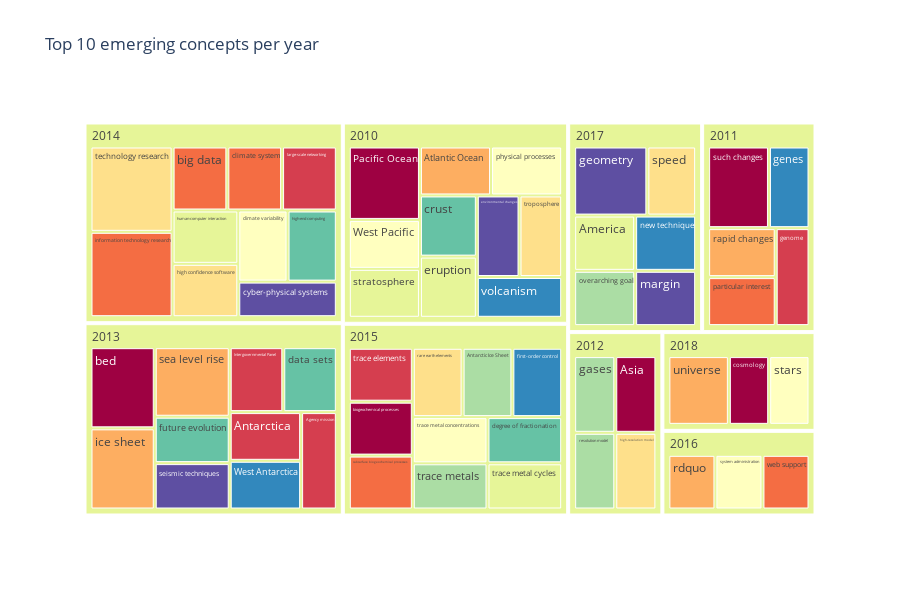

The notebook cell saved with this chart:
### Markdown cell above
## 4. Trend analysis - 'emerging' new topics each year

In this section we will look at the concept distribution over the years. In particular, we will focus on the 'new' concepts in each year - i.e. concepts that have never appeared in previous years.

This can be easily achieved by adding a new column `first_year`, marking the earliest publication year a concept was found in.

### Code cell
# enrich initial dataframe by adding 'first_year'
concepts["first_year"] = concepts.groupby('concept')['start_year'].transform('min')
concepts_unique = concepts.drop_duplicates("concept")[['concept', 'frequency', 'score_avg', 'first_year']]

#@markdown ## Emerging concepts: parameters
#@markdown Start year of the publications/concepts to include
YEAR_START = 2010 #@param {type:"integer"}

#@markdown How many 'emerging' concepts to retain, for each year
CONCEPTS_PER_YEAR = 10 #@param {type:"integer"}


#
# note: we reuse the freq/score threasholds above in order to focus on concepts of interest
emerging_concepts = concepts_unique.query(f"""first_year >= {YEAR_START}""")\
                    .query(f"""frequency >= {FREQ_MIN} & frequency <= {FREQ_MAX} & score_avg >= {SCORE_MIN} """)\
                    .sort_values(["score_avg", "frequency"], ascending=False)\
                    .groupby("first_year").head(CONCEPTS_PER_YEAR)

px.treemap(emerging_concepts,
           path=['first_year', 'concept'],
           values='frequency',
           color="concept",
           color_discrete_sequence=px.colors.diverging.Spectral,
           height=600,
           title=f"Top {CONCEPTS_PER_YEAR} emerging concepts per year"
          )

### Figure 1 — Plotly figure (JSON) as saved in the notebook; plotly's stock layout.template omitted (floating-point values rounded to 4 significant figures)
{"data": [{"branchvalues": "total", "customdata": [["such changes"], ["trace elements"], ["big data"], ["rdquo"], ["technology research"], ["West Pacific"], ["stratosphere"], ["gases"], ["future evolution"], ["genes"], ["seismic techniques"], ["bed"], ["Intergovernmental Panel"], ["climate system"], ["Atlantic Ocean"], ["speed"], ["physical processes"], ["America"], ["overarching goal"], ["crust"], ["new technique"], ["margin"], ["biogeochemical processes"], ["large-scale networking"], ["subsurface biogeochemical processes"], ["rapid changes"], ["rare earth elements"], ["system administration"], ["eruption"], ["Antarctic Ice Sheet"], ["data sets"], ["first-order control"], ["environmental changes"], ["Pacific Ocean"], ["Antarctica"], ["particular interest"], ["universe"], ["troposphere"], ["trace metal concentrations"], ["human-computer interaction"], ["trace metals"], ["degree of fractionation"], ["volcanism"], ["geometry"], ["Asia"], ["genome"], ["web support"], ["ice sheet"], ["high confidence software"], ["climate variability"], ["trace metal cycles"], ["resolution model"], ["high-end computing"], ["West Antarctica"], ["cyber-physical systems"], ["cosmology"], ["Agency mission"], ["information technology research"], ["sea level rise"], ["high-resolution model"], ["stars"], ["(?)"], ["(?)"], ["(?)"], ["(?)"], ["(?)"], ["(?)"], ["(?)"], ["(?)"], ["(?)"]], "domain": {"x": [0, 1], "y": [0, 1]}, "hovertemplate": "labels=%{label}<br>frequency=%{value}<br>parent=%{parent}<br>id=%{id}<br>concept=%{customdata[0]}<extra></extra>", "ids": ["2011/such changes", "2015/trace elements", "2014/big data", "2016/rdquo", "2014/technology research", "2010/West Pacific", "2010/stratosphere", "2012/gases", "2013/future evolution", "2011/genes", "2013/seismic techniques", "2013/bed", "2013/Intergovernmental Panel", "2014/climate system", "2010/Atlantic Ocean", "2017/speed", "2010/physical processes", "2017/America", "2017/overarching goal", "2010/crust", "2017/new technique", "2017/margin", "2015/biogeochemical processes", "2014/large-scale networking", "2015/subsurface biogeochemical processes", "2011/rapid changes", "2015/rare earth elements", "2016/system administration", "2010/eruption", "2015/Antarctic Ice Sheet", "2013/data sets", "2015/first-order control", "2010/environmental changes", "2010/Pacific Ocean", "2013/Antarctica", "2011/particular interest", "2018/universe", "2010/troposphere", "2015/trace metal concentrations", "2014/human-computer interaction", "2015/trace metals", "2015/degree of fractionation", "2010/volcanism", "2017/geometry", "2012/Asia", "2011/genome", "2016/web support", "2013/ice sheet", "2014/high confidence software", "2014/climate variability", "2015/trace metal cycles", "2012/resolution model", "2014/high-end computing", "2013/West Antarctica", "2014/cyber-physical systems", "2018/cosmology", "2013/Agency mission", "2014/information technology research", "2013/sea level rise", "2012/high-resolution model", "2018/stars", "2010", "2011", "2012", "2013", "2014", "2015", "2016", "2017", "2018"], "labels": ["such changes", "trace elements", "big data", "rdquo", "technology research", "West Pacific", "stratosphere", "gases", "future evolution", "genes", "seismic techniques", "bed", "Intergovernmental Panel", "climate system", "Atlantic Ocean", "speed", "physical processes", "America", "overarching goal", "crust", "new technique", "margin", "biogeochemical processes", "large-scale networking", "subsurface biogeochemical processes", "rapid changes", "rare earth elements", "system administration", "eruption", "Antarctic Ice Sheet", "data sets", "first-order control", "environmental changes", "Pacific Ocean", "Antarctica", "particular interest", "universe", "troposphere", "trace metal concentrations", "human-computer interaction", "trace metals", "degree of fractionation", "volcanism", "geometry", "Asia", "genome", "web support", "ice sheet", "high confidence software", "climate variability", "trace metal cycles", "resolution model", "high-end computing", "West Antarctica", "cyber-physical systems", "cosmology", "Agency mission", "information technology research", "sea level rise", "high-resolution model", "stars", "2010", "2011", "2012", "2013", "2014", "2015", "2016", "2017", "2018"], "marker": {"colors": ["rgb(158,1,66)", "rgb(213,62,79)", "rgb(244,109,67)", "rgb(253,174,97)", "rgb(254,224,139)", "rgb(255,255,191)", "rgb(230,245,152)", "rgb(171,221,164)", "rgb(102,194,165)", "rgb(50,136,189)", "rgb(94,79,162)", "rgb(158,1,66)", "rgb(213,62,79)", "rgb(244,109,67)", "rgb(253,174,97)", "rgb(254,224,139)", "rgb(255,255,191)", "rgb(230,245,152)", "rgb(171,221,164)", "rgb(102,194,165)", "rgb(50,136,189)", "rgb(94,79,162)", "rgb(158,1,66)", "rgb(213,62,79)", "rgb(244,109,67)", "rgb(253,174,97)", "rgb(254,224,139)", "rgb(255,255,191)", "rgb(230,245,152)", "rgb(171,221,164)", "rgb(102,194,165)", "rgb(50,136,189)", "rgb(94,79,162)", "rgb(158,1,66)", "rgb(213,62,79)", "rgb(244,109,67)", "rgb(253,174,97)", "rgb(254,224,139)", "rgb(255,255,191)", "rgb(230,245,152)", "rgb(171,221,164)", "rgb(102,194,165)", "rgb(50,136,189)", "rgb(94,79,162)", "rgb(158,1,66)", "rgb(213,62,79)", "rgb(244,109,67)", "rgb(253,174,97)", "rgb(254,224,139)", "rgb(255,255,191)", "rgb(230,245,152)", "rgb(171,221,164)", "rgb(102,194,165)", "rgb(50,136,189)", "rgb(94,79,162)", "rgb(158,1,66)", "rgb(213,62,79)", "rgb(244,109,67)", "rgb(253,174,97)", "rgb(254,224,139)", "rgb(255,255,191)", "rgb(230,245,152)", "rgb(230,245,152)", "rgb(230,245,152)", "rgb(230,245,152)", "rgb(230,245,152)", "rgb(230,245,152)", "rgb(230,245,152)", "rgb(230,245,152)", "rgb(230,245,152)"]}, "name": "", "parents": ["2011", "2015", "2014", "2016", "2014", "2010", "2010", "2012", "2013", "2011", "2013", "2013", "2013", "2014", "2010", "2017", "2010", "2017", "2017", "2010", "2017", "2017", "2015", "2014", "2015", "2011", "2015", "2016", "2010", "2015", "2013", "2015", "2010", "2010", "2013", "2011", "2018", "2010", "2015", "2014", "2015", "2015", "2010", "2017", "2012", "2011", "2016", "2013", "2014", "2014", "2015", "2012", "2014", "2013", "2014", "2018", "2013", "2014", "2013", "2012", "2018", "", "", "", "", "", "", "", "", ""], "type": "treemap", "values": [3, 2, 2, 2, 4, 2, 2, 2, 2, 2, 2, 3, 2, 2, 2, 2, 2, 2, 2, 2, 2, 2, 2, 2, 2, 2, 2, 2, 2, 2, 2, 2, 2, 3, 2, 2, 3, 2, 2, 2, 2, 2, 2, 3, 2, 2, 2, 3, 2, 2, 2, 2, 2, 2, 2, 2, 2, 4, 3, 2, 2, 21, 11, 8, 23, 24, 20, 6, 13, 7]}], "layout": {"height": 600, "legend": {"tracegroupgap": 0}, "title": {"text": "Top 10 emerging concepts per year"}, "treemapcolorway": ["rgb(158,1,66)", "rgb(213,62,79)", "rgb(244,109,67)", "rgb(253,174,97)", "rgb(254,224,139)", "rgb(255,255,191)", "rgb(230,245,152)", "rgb(171,221,164)", "rgb(102,194,165)", "rgb(50,136,189)", "rgb(94,79,162)"]}}
